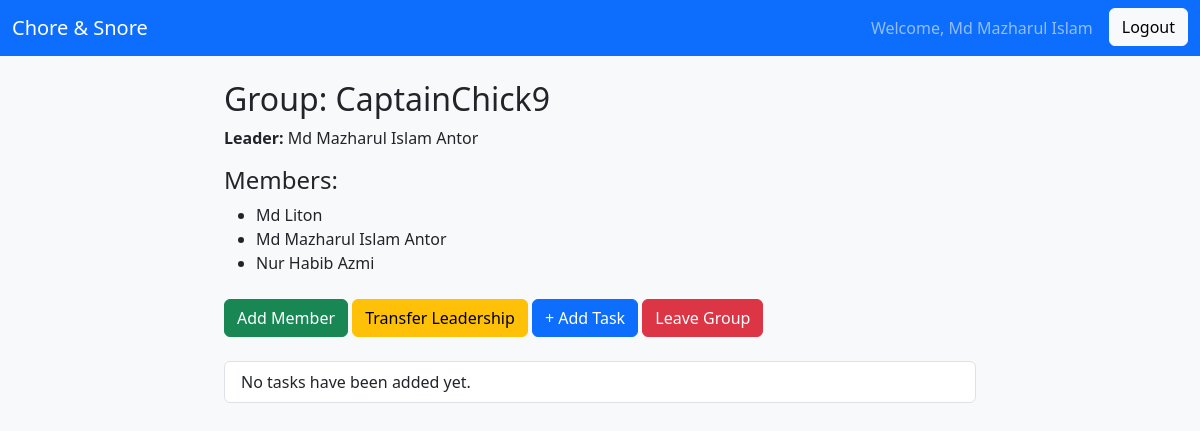
Before: /2/ (signed in) with the older database file.
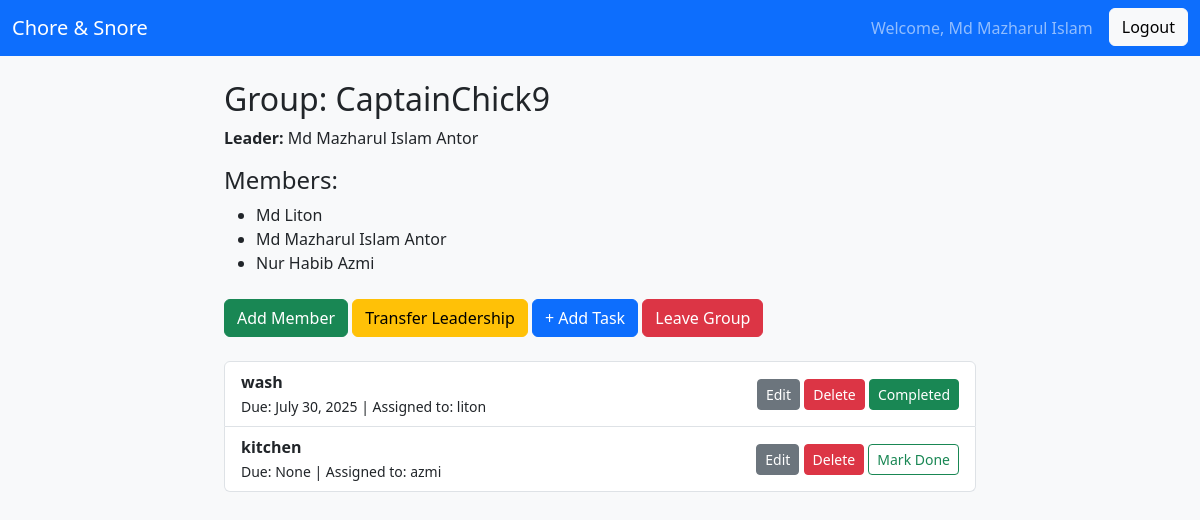
After: the same page with the newer database file.
### users/models.py (models this page shows)
class CustomUser(AbstractUser):
    OCCUPATION_CHOICES = (
        ('student', 'Student'),
        ('labor', 'Labor'),
        ('job_holder', 'Job Holder'),
        ('freelancer', 'Freelancer'),
        ('unemployed', 'Unemployed'),
        ('other', 'Other'),
    )
    occupation = models.CharField(max_length=20, choices=OCCUPATION_CHOICES, default='student')
    phone_number = models.CharField(max_length=15)
    address = models.TextField()
    def __str__(self):
        return self.username

### groups/models.py (models this page shows, shortened)
class Group(models.Model):
    name = models.CharField(max_length=100)
    leader = models.ForeignKey(settings.AUTH_USER_MODEL, on_delete=models.SET_NULL, null=True,
                               related_name='leading_groups')
    members = models.ManyToManyField(settings.AUTH_USER_MODEL, related_name='joined_groups')
    creation_date = models.DateTimeField(auto_now_add=True)

### tasks/models.py (models this page shows, shortened)
class Task(models.Model):
    title = models.CharField(max_length=100)
    description = models.TextField(blank=True, null=True)
    group = models.ForeignKey(Group, on_delete=models.CASCADE)
    created_by = models.ForeignKey(settings.AUTH_USER_MODEL, on_delete=models.CASCADE, related_name='created_tasks')
    assigned_to = models.ForeignKey(settings.AUTH_USER_MODEL, on_delete=models.CASCADE, related_name='assigned_tasks',
                                    null=True, blank=True)
    due_date = models.DateField(null=True, blank=True)
    created_at = models.DateTimeField(auto_now_add=True)
    is_completed = models.BooleanField(default=False)

### groups/views.py (the view)
# urls.py: path('<int:group_id>/', views.group_detail, name='group_detail'),
@login_required
def group_detail(request, group_id):
    group = get_object_or_404(Group, id=group_id)
    is_leader = request.user == group.leader
    return render(request, 'groups/group_detail.html', {
        'group': group,
        'is_leader': is_leader,
        'members': group.members.all()
    })

### groups/templates/groups/group_detail.html
{% extends 'base.html' %}
{% block content %}
    <div class="container mt-4">
        <h2>Group: {{ group.name }}</h2>
        <p><strong>Leader:</strong> {{ group.leader.first_name }} {{ group.leader.last_name }}</p>
        <h4>Members:</h4>
        <ul>
            {% for member in members %}
                <li>{{ member.first_name }} {{ member.last_name }}</li>
            {% endfor %}
        </ul>
        {% if is_leader %}
            <a href="{% url 'add_member' group.id %}" class="btn btn-success mt-2">Add Member</a>
            <a href="{% url 'transfer_leadership' group.id %}" class="btn btn-warning mt-2">Transfer Leadership</a>
            <a href="{% url 'create_task' group.id %}" class="btn btn-primary mt-2">+ Add Task</a>
        {% endif %}
        <a href="{% url 'leave_group' group.id %}" class="btn btn-danger mt-2">Leave Group</a>
        <ul class="list-group mt-4">
            {% for task in group.task_set.all %}
                <li class="list-group-item d-flex justify-content-between align-items-center">
                    <div>
                        <strong>{{ task.title }}</strong><br>
                        <small>Due: {{ task.due_date }} | Assigned to: {{ task.assigned_to }}</small>
                    </div>
                    <div>
                        {% if request.user == group.leader %}
                            <a href="{% url 'update_task' task.id %}" class="btn btn-sm btn-secondary">Edit</a>
                            <a href="{% url 'delete_task' task.id %}" class="btn btn-sm btn-danger">Delete</a>
                        {% endif %}
                        {% if request.user == task.assigned_to or request.user == task.created_by %}
                            {% if request.user == task.assigned_to %}
                                <a href="{% url 'toggle_task_completion' task.id %}"
                                   class="btn btn-sm {% if task.is_completed %}btn-success{% else %}btn-outline-success{% endif %}"
                                   onclick="return confirm('{% if not task.is_completed %}Are you sure you have honestly completed this task and want to mark it as done?{% else %}Are you sure you want to mark this task as not completed?{% endif %}');">
                                    {% if task.is_completed %}Completed{% else %}Mark Done{% endif %}
                                </a>
                            {% else %}
                                <a href="{% url 'toggle_task_completion' task.id %}"
                                   class="btn btn-sm {% if task.is_completed %}btn-success{% else %}btn-outline-success{% endif %}"
                                   onclick="return confirm('{% if task.is_completed %}Are you sure the task was not completed by {{ task.assigned_to }}?{% else %}Are you sure the task is completed by {{ task.assigned_to }}?{% endif %}');">
                                    {% if task.is_completed %}Completed{% else %}Mark Done{% endif %}
                                </a>
                            {% endif %}
                        {% else %}
                            <span class="badge {% if task.is_completed %}bg-success{% else %}bg-secondary{% endif %}">
                                {% if task.is_completed %}Completed{% else %}Pending{% endif %}
                            </span>
                        {% endif %}
                    </div>
                </li>
            {% empty %}
                <li class="list-group-item">No tasks have been added yet.</li>
            {% endfor %}
        </ul>
    </div>
{% endblock %}

### templates/base.html (shortened to what this page needs)
<!DOCTYPE html>
<html lang="en">
<head>
    <link href="https://cdn.jsdelivr.net/npm/bootstrap@5.3.2/dist/css/bootstrap.min.css" rel="stylesheet">
</head>
<body>
<nav class="navbar navbar-expand-lg navbar-dark bg-primary mb-4">
    <div class="container-fluid">
        <a class="navbar-brand" href="{% url 'dashboard' %}">Chore & Snore</a>
        <div class="d-flex">
            {% if user.is_authenticated %}
                <span class="navbar-text me-3">Welcome, {{ user.first_name }}</span>
                <form method="post" action="{% url 'logout' %}">
                    <button type="submit" class="btn btn-light">Logout</button>
                </form>
            {% else %}
                <a class="btn btn-light me-2" href="{% url 'login' %}">Login</a>
                <a class="btn btn-light" href="{% url 'register' %}">Register</a>
            {% endif %}
        </div>
    </div>
</nav>
<div class="container">
    {% block content %}{% endblock %}
</div>
</body>
</html>

### templates/base.html (style rules this page uses)
body { background-color: #f8f9fa; }
.container { max-width: 800px; }

Changed rows visible on the page:
added Task: title "wash", due_date "July 30, 2025", assigned_to "liton", is_completed "Completed"
added Task: title "kitchen", due_date "None", assigned_to "azmi", is_completed "Mark Done"
Other visible differences:
text no longer shown: "No tasks have been added yet."
